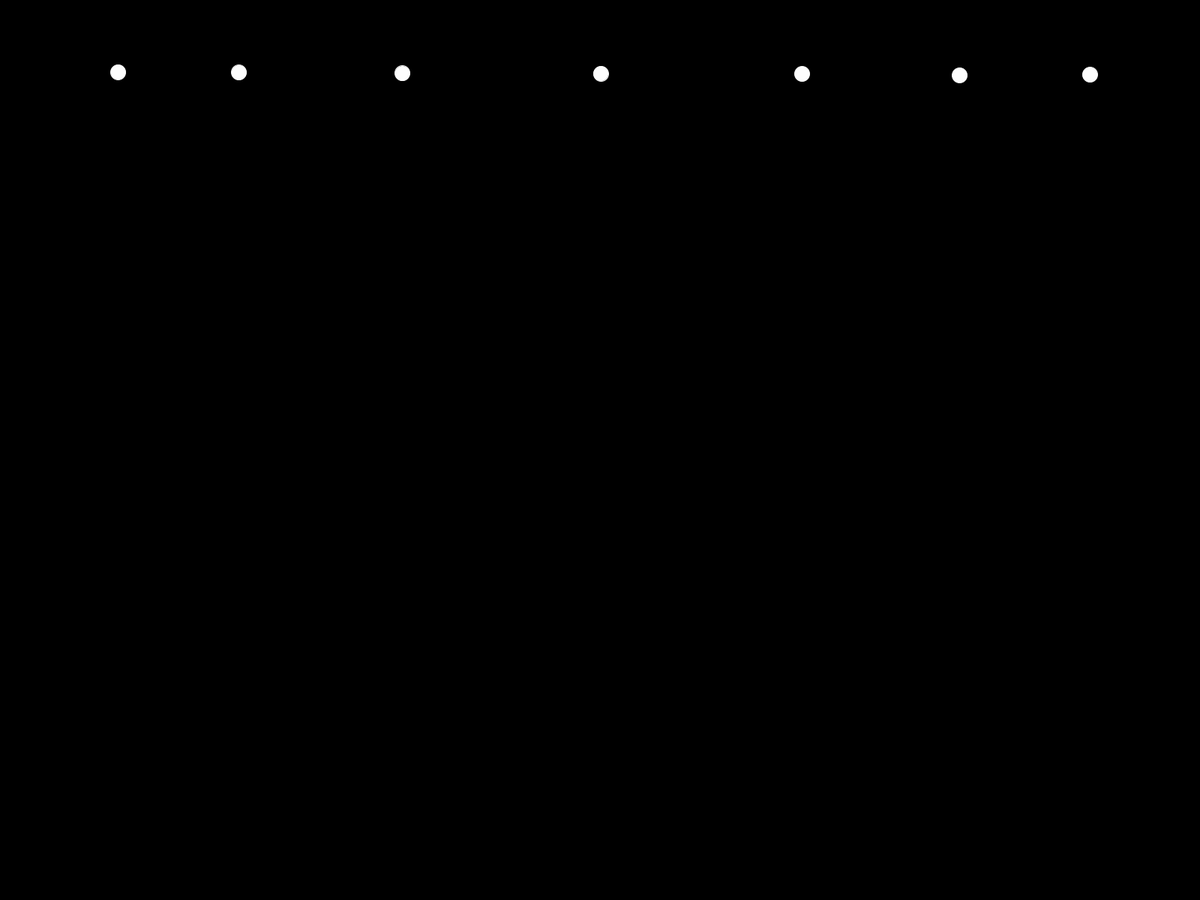
Frame 1 (no input)
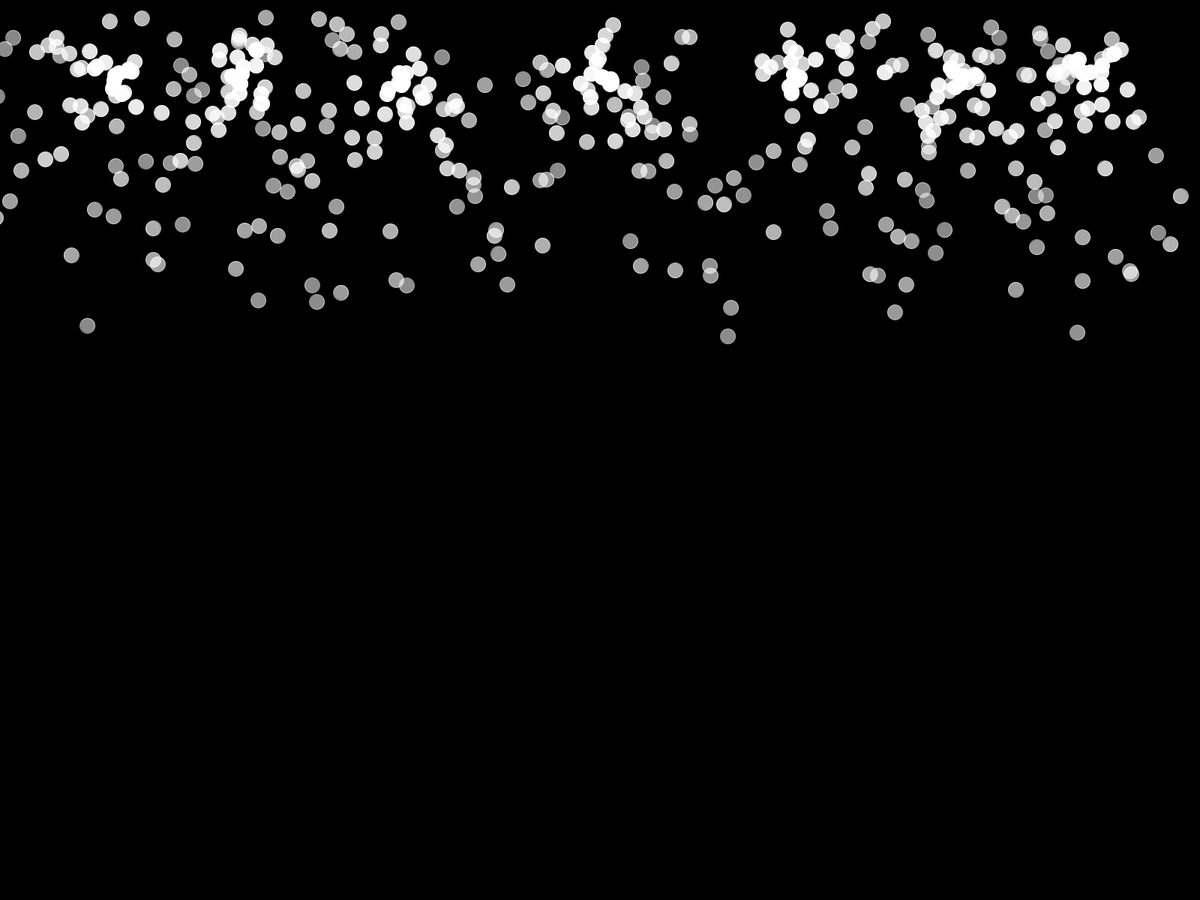
Frame 60 (the mouse pressed at the canvas centre just before this capture)
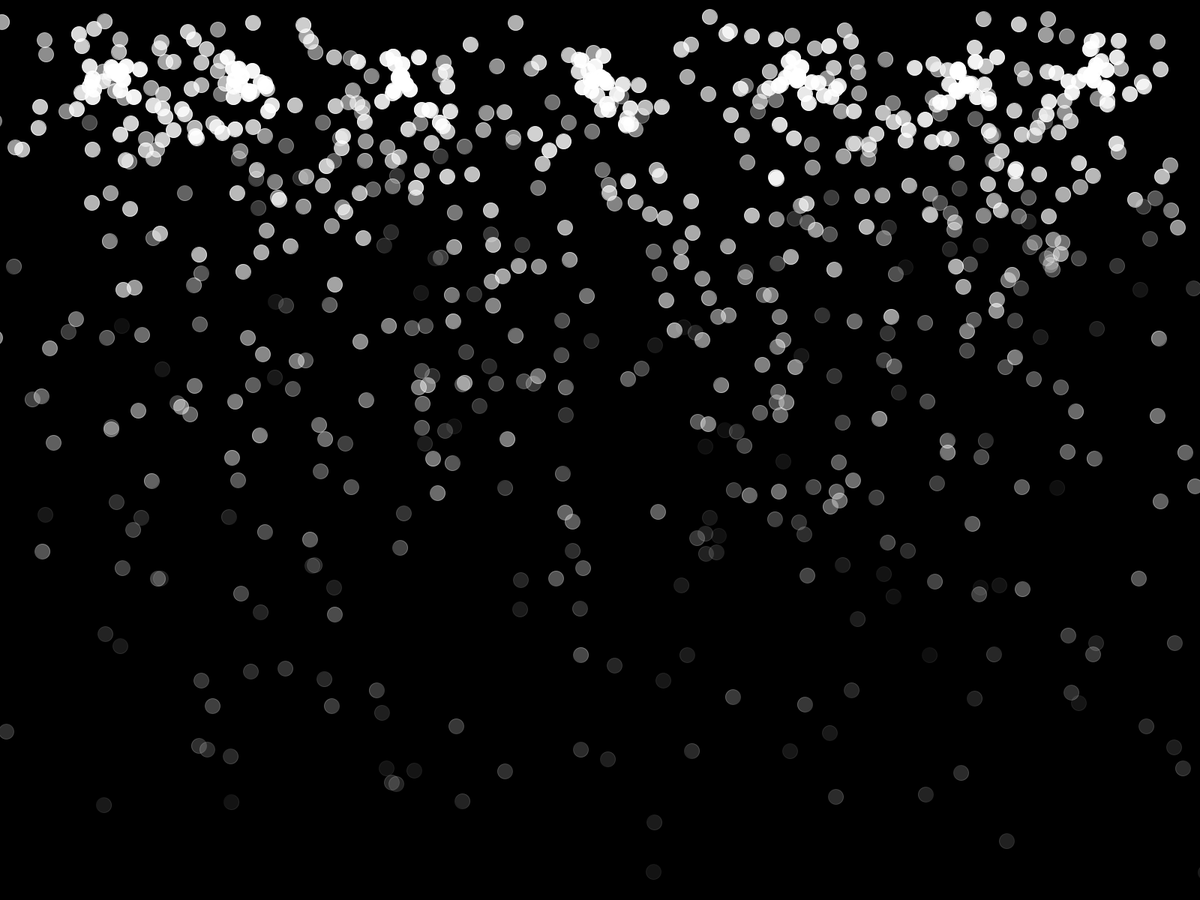
Frame 120 (the mouse held since frame 60 and released just before this capture)

The Processing sketch that drew these frames (run headless with seeded random() and noise(); from frame 60 on, the mouse is pressed at the canvas centre):

// Processing sketch: Neige
// ── Neige.pde
ArrayList<NEIGE>flocon;

void setup(){
  
  //size(1000,1000);
  fullScreen();
  flocon = new ArrayList<NEIGE>();

  
}

void draw(){
  
  background(0);
  
  flocon.add(new NEIGE(new PVector(width/2,100)));
  flocon.add(new NEIGE(new PVector(width/3,100)));
  flocon.add(new NEIGE(new PVector(width/1.5,100)));
  flocon.add(new NEIGE(new PVector(width/1.25,100)));
  flocon.add(new NEIGE(new PVector(width/5,100)));
  flocon.add(new NEIGE(new PVector(width/10,100)));
  flocon.add(new NEIGE(new PVector(width/1.10,100)));
  
  for( int i =0 ; i < flocon.size(); i++){  
    NEIGE p = flocon.get(i);
    p.update(); 
    p.show();
    
    
    if(p.Dead()){ 
      flocon.remove(i);   
    }    
  }
}
  
  
  
  
  
  
  
  
  
  
  
    

// ── Part.pde
class NEIGE{
  
  PVector location;
  PVector vitesse;
  PVector accell;
  float r;
  
  float life = 255; 
  
  NEIGE(PVector l){
    vitesse  = new PVector(random(-4,4),random(-4,4));
    accell   = new PVector(0,0.1);  
    location = l.copy();
    r = 10;
    
  }
  
  void update(){
    vitesse.add(accell);
    location.add(vitesse); 
    
    life -= 2; 
  }
  
  
    boolean Dead(){
      if( life <= 0){
        return true;
      }
      else{
       return false;        
      }      
    }    
  
  void show(){
    stroke(255, life);
    fill(255,life);
    ellipse(location.x, location.y, r*2, r*2);
  }
}
